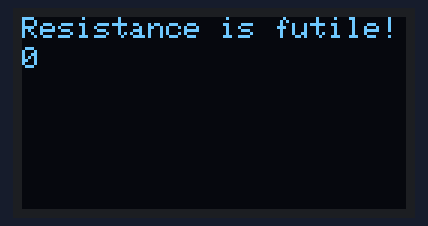
Bench run of a sketch on a simulated Arduino Uno, built with avr-gcc and run on an emulated ATmega328P. Parts: 128×64 one-colour display.

Above: at 0.1 s.
At 4.2 s:
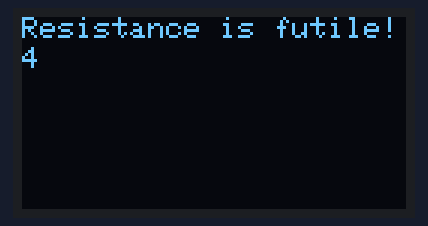
At 7.3 s:
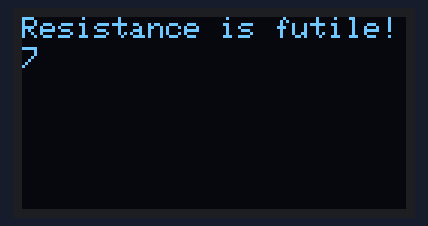
At 18.6 s:
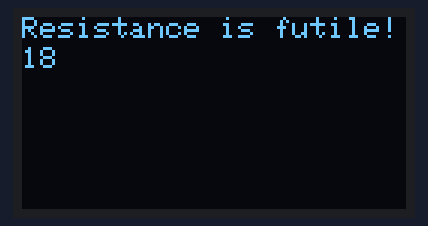
At 28.9 s:
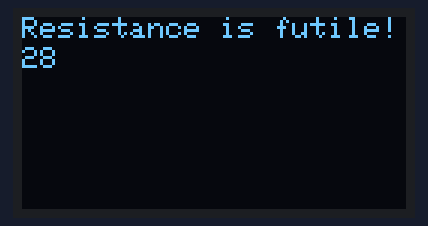
At 38.2 s:
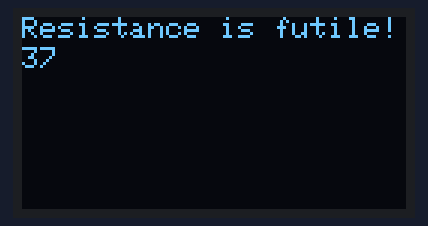

The sketch:

OLEDtest.ino
```cpp
// sketch 09_02
#include <SPI.h>
#include <Wire.h>
#include <Adafruit_GFX.h>
#include <Adafruit_SSD1306.h>
Adafruit_SSD1306 display(4); // pick an unused pin
void setup() {
  display.begin( SSD1306_SWITCHCAPVCC, 0x3c); // may need to change this
  display.setTextSize(1);
}

void loop() {
  static int count = 0;
  display.clearDisplay();
  display.setCursor(0,0);
  display.print("Resistance is futile!");
  display.setCursor(0,10);
  display.print(count);
  display.display();
  count++;
  if (count > 9999) {
    count = 0;
  }

  delay( 1000);
}
```

Measured:
- what the display in image 1 shows lasts 1.0 s, from 4.2 s to 5.2 s
